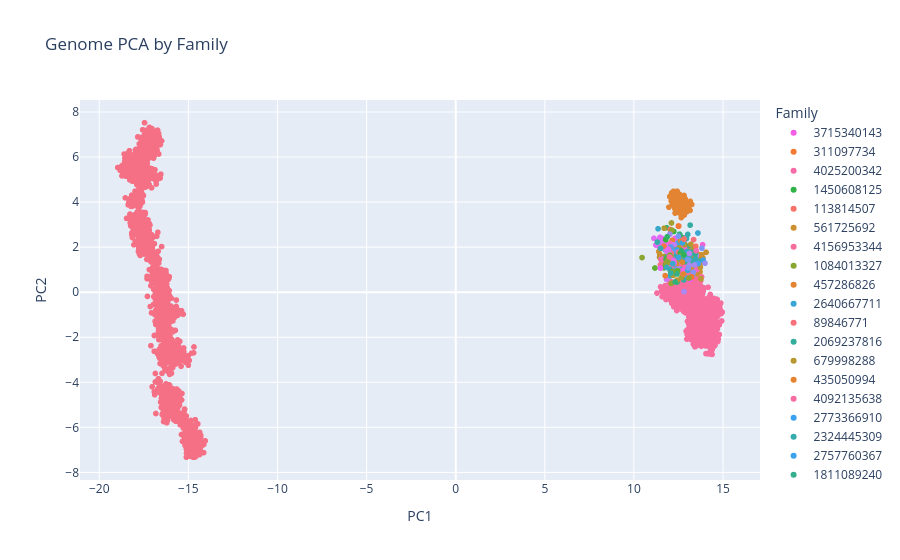

The code cell stored with this chart in its notebook:
### Code cell
color_discrete_map = {
    str(fam): f"rgb({int(r*255)},{int(g*255)},{int(b*255)})"
    for fam, (r, g, b) in family_to_color.items()
}

fig = px.scatter(
    data_frame=df, 
    x=X_transformed[:, 0],
    y=X_transformed[:, 1],
    color=df["family"].astype(str),
    hover_data=["family", "diet", "lifetime"],
    color_discrete_map=color_discrete_map,
    labels={"x": "PC1", "y": "PC2", "color": "Family"},
    title="Genome PCA by Family",
)
fig.show()
